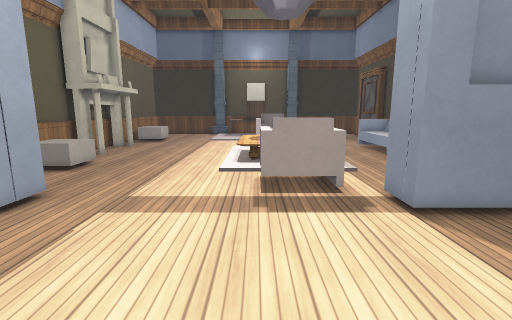
[1] (above)

15 first-person views from a walk through a 3-D level made in the Godot game engine. The camera is 1.3 m above the floor, tilts 10° down and sees 85° across. The floor is counted in squares, 0.5 m on a side. Each view is taken from the middle of a square. On the plan, view 1 faces up. The plan holds only what a view shows up to about 19 squares ahead; the rest is blank. The place goes on beyond the plan. Some surface patterns are stand-ins.

[2]
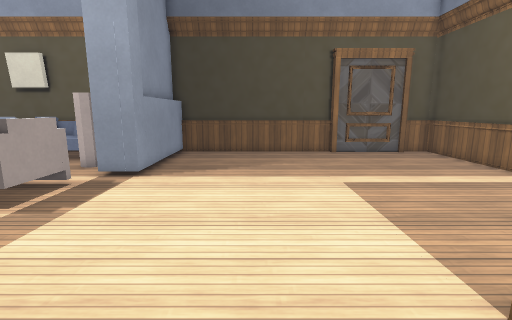

[3]
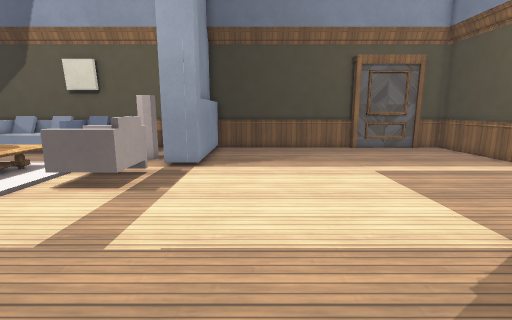

[4]
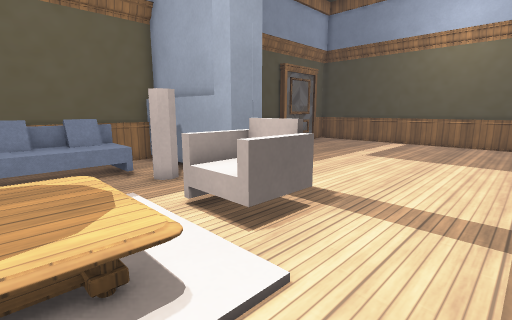

[5]
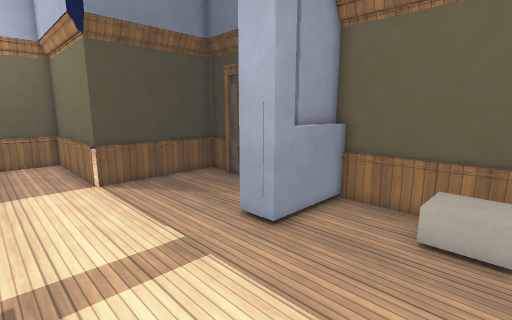

[6]
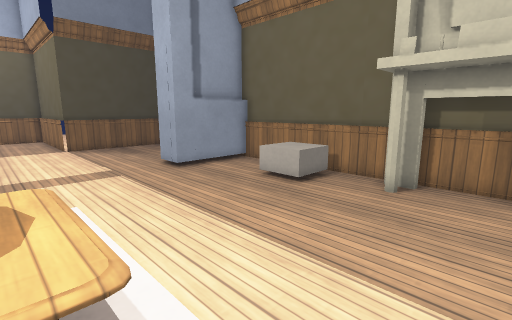

[7]
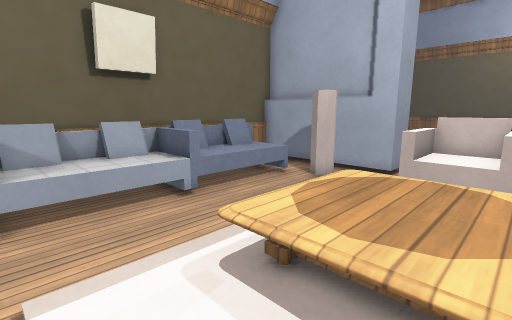

[8]
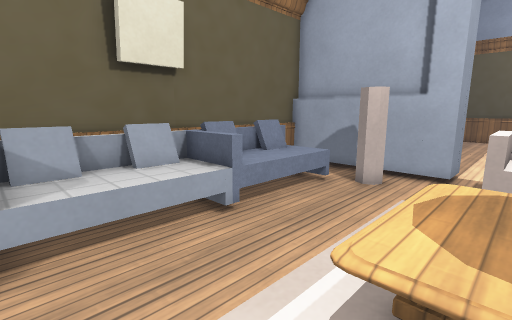

[9]
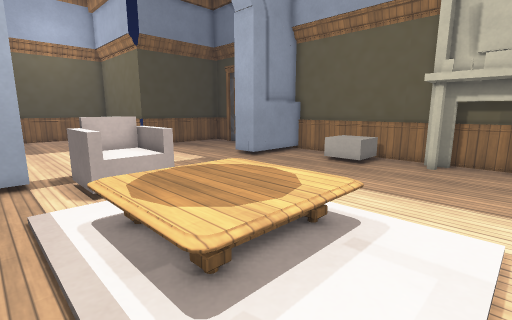

[10]
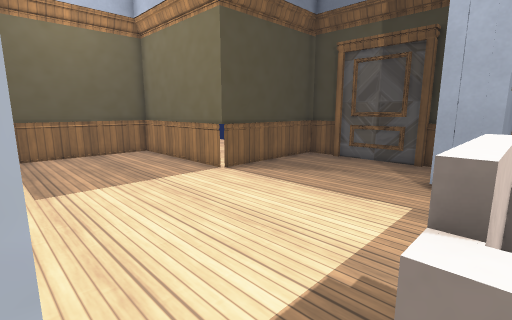

[11]
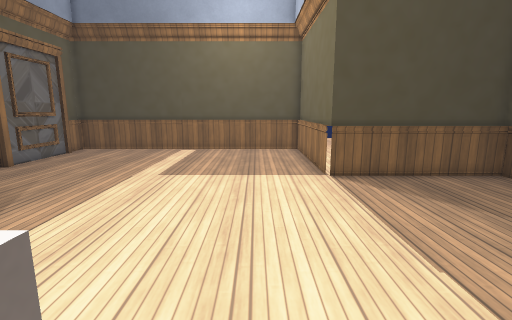

[12]
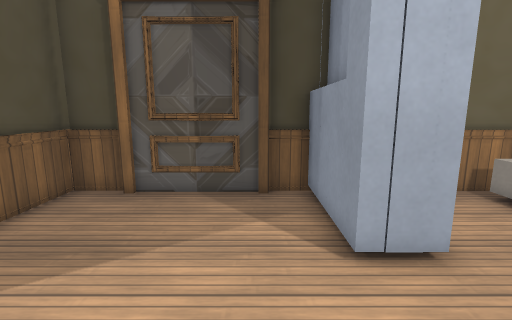

[13]
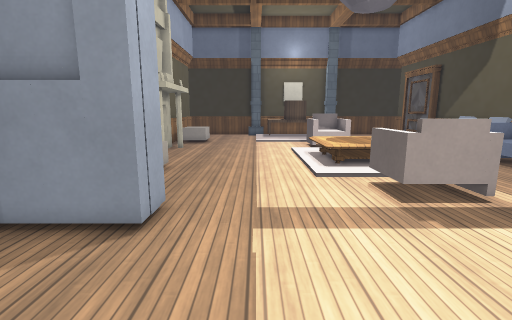

[14]
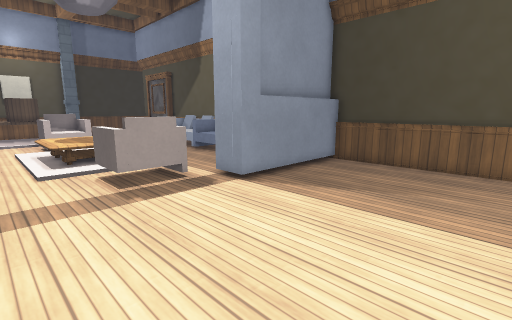

[15]
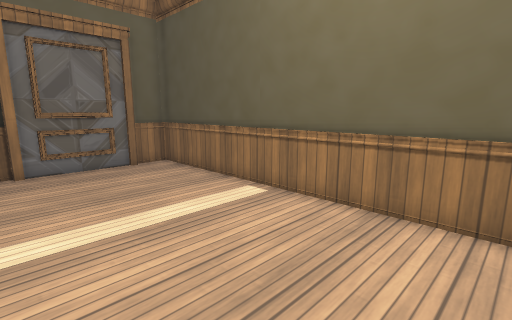

### Floor plan
Points are (right, up) in squares from view 1. A wall is a line through its corners. A room is listed if a view was taken in it or the views show most of it. See-through windows are left out.
Room 1 (views 1, 2, 3, 4, 5, 6, 7, 8, 9, 10, 11, 12, 13, 14, 15)
walls: (5, 7.9) (11, 7.9) (11, 20.4); (-7.8, 7.2) (-9.5, 7.2); (-4, -1) (-4, -9); (11.1, 6.7) (4, 6.7) (4, 8.3) (11, 8.3); (-10.6, 5.4) (-10.6, 5); (-10.6, 4.4) (-10.6, 2.4); (-10.8, 5.1) (-10.8, 1); (-11, 7.2) (-11, 5.4); (9.6, 15.5) (9.6, 19.9); (-11.1, 8.3) (-6.5, 8.3) (-6.5, 6.7) (-11.1, 6.7); (9.3, 16) (9.3, 17.4); (8.9, 17.3) (9.8, 17.3); (-11, 0.8) (-11, -1); (11, -2.8) (11, 7.2) (5.2, 7.2); (9.8, 18.4) (9.3, 18.4) (9.3, 19.7) (9.6, 19.7); (-11.4, -1) (-3.8, -1); (10.6, -6.5) (10.6, -3.8); (-3.8, -9.2) (11.5, -9.2); (10.7, -7.1) (10.7, -2.8); (10.6, -7.5) (10.6, -7); (-11, 19.8) (-11, 7.9) (-7.8, 7.9); (11, -9) (11, -7.5)
low walls: (-3.8, -1) (-3.8, -9) (11, -9); (7.4, 15.5) (7.4, 20); (7.5, 15.7) (8.1, 15.7); (9.1, 16) (9.1, 17.4); (9.1, 18.4) (9.1, 19.7); (9.6, 19.9) (8.4, 19.9); (-10.8, 19.6) (-10.8, 8.4)
objects: block (-10, 12) to (-8, 14); fireplace (-10, 16) to (-9, 20); other object (0, 9) to (3, 11); other object (6, 9) to (7, 10); sofa (7, 11) to (10, 15)

Where each view was taken, in squares from view 1:
view 1: 0 up, 0 right, facing up
view 2: 2 up, 7 left, facing right
view 3: 4 up, 9 left, facing right
view 4: 15 up, 4 left, facing down-right
view 5: 14 up, 0 right, facing down-left
view 6: 20 up, 0 right, facing down-left
view 7: 20 up, 0 right, facing down-right
view 8: 20 up, 2 right, facing down-right
view 9: 20 up, 5 right, facing down-left
view 10: 9 up, 4 right, facing down-left
view 11: 10 up, 1 left, facing down
view 12: 5 up, 2 left, facing left
view 13: 1 up, 4 left, facing up
view 14: 1 down, 3 left, facing up-right
view 15: 2 down, 3 left, facing down-right
